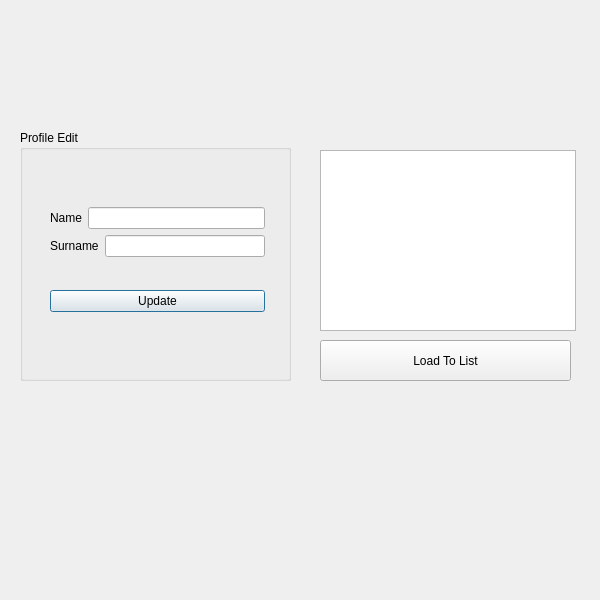
<?xml version="1.0" encoding="UTF-8"?>
<ui version="4.0">
 <class>EditProfile</class>
 <widget class="QDialog" name="EditProfile">
  <property name="geometry">
   <rect>
    <x>0</x>
    <y>0</y>
    <width>600</width>
    <height>600</height>
   </rect>
  </property>
  <property name="windowTitle">
   <string>Dialog</string>
  </property>
  <widget class="QGroupBox" name="groupBox">
   <property name="geometry">
    <rect>
     <x>20</x>
     <y>130</y>
     <width>271</width>
     <height>251</height>
    </rect>
   </property>
   <property name="title">
    <string>Profile Edit</string>
   </property>
   <widget class="QWidget" name="layoutWidget">
    <property name="geometry">
     <rect>
      <x>30</x>
      <y>50</y>
      <width>215</width>
      <height>161</height>
     </rect>
    </property>
    <layout class="QVBoxLayout" name="verticalLayout_2">
     <item>
      <layout class="QVBoxLayout" name="verticalLayout">
       <item>
        <layout class="QHBoxLayout" name="horizontalLayout">
         <item>
          <widget class="QLabel" name="label">
           <property name="text">
            <string>Name</string>
           </property>
          </widget>
         </item>
         <item>
          <widget class="QLineEdit" name="lineEdit_Name_update"/>
         </item>
        </layout>
       </item>
       <item>
        <layout class="QHBoxLayout" name="horizontalLayout_2">
         <item>
          <widget class="QLabel" name="label_2">
           <property name="text">
            <string>Surname</string>
           </property>
          </widget>
         </item>
         <item>
          <widget class="QLineEdit" name="lineEdit_2_Surname_update"/>
         </item>
        </layout>
       </item>
      </layout>
     </item>
     <item>
      <widget class="QPushButton" name="pushButton_profileEdit_Update">
       <property name="text">
        <string>Update</string>
       </property>
      </widget>
     </item>
    </layout>
   </widget>
  </widget>
  <widget class="QListView" name="listView">
   <property name="geometry">
    <rect>
     <x>320</x>
     <y>150</y>
     <width>256</width>
     <height>181</height>
    </rect>
   </property>
  </widget>
  <widget class="QPushButton" name="pushButton_2_ProfileEdit_Load_To_List">
   <property name="geometry">
    <rect>
     <x>320</x>
     <y>340</y>
     <width>251</width>
     <height>41</height>
    </rect>
   </property>
   <property name="text">
    <string>Load To List</string>
   </property>
  </widget>
 </widget>
 <resources/>
 <connections/>
</ui>
